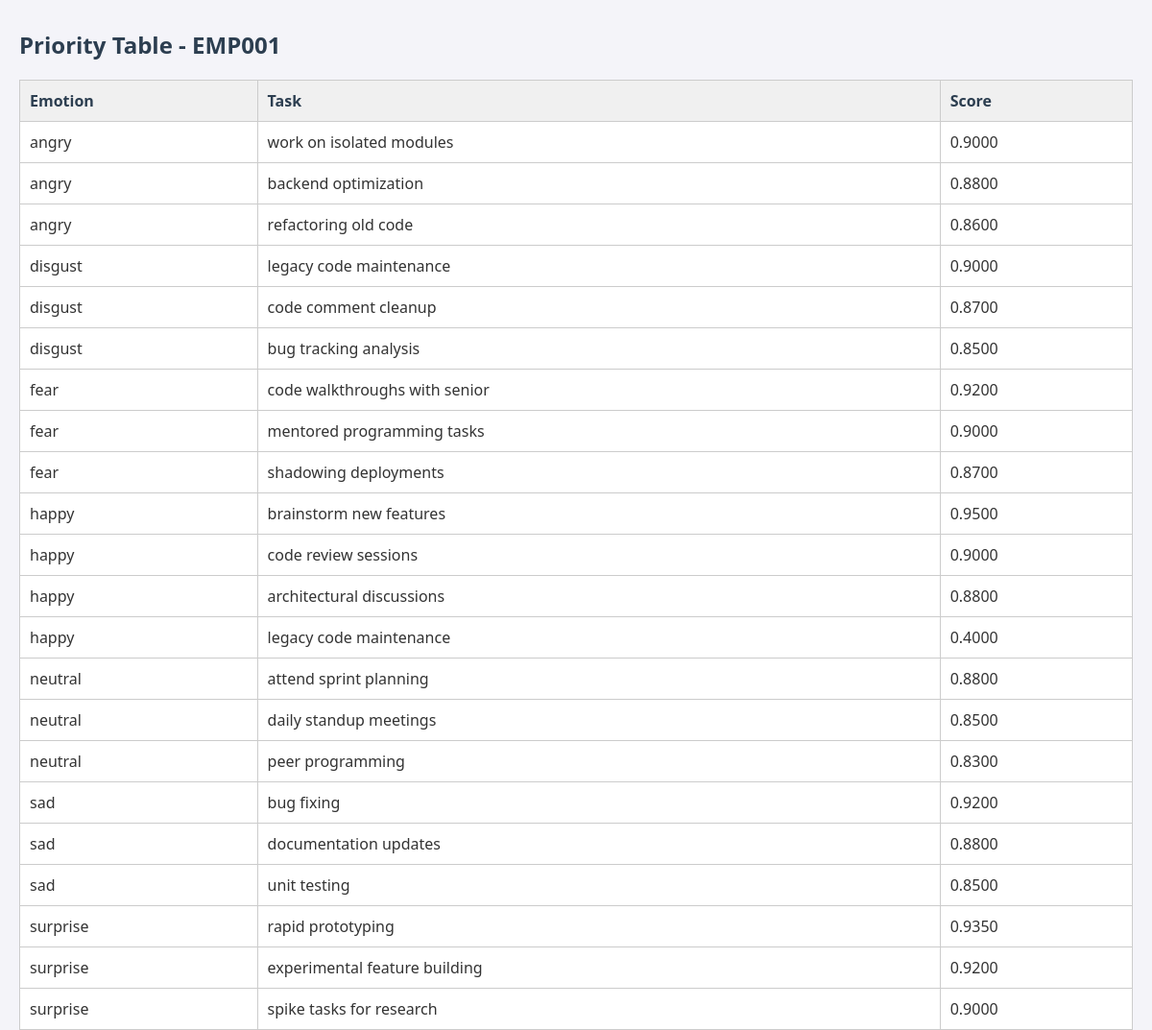
Screenshot of /view-priorities/EMP001 (signed in) with the database file from the repository.
### tables this page shows
CREATE TABLE employee_priority_table (
            employee_id TEXT,
            emotion TEXT,
            task TEXT,
            score REAL,
            PRIMARY KEY (employee_id, emotion, task)
        );

### webapp/app.py (the view)
@app.route("/view-priorities/<employee_id>")
def view_priorities(employee_id):
    if not session.get("hr_logged_in"):
        return redirect(url_for("hr_login"))
    conn = sqlite3.connect("data/employee_priority.db")
    cursor = conn.cursor()
    cursor.execute("""
        SELECT emotion, task, score
        FROM employee_priority_table
        WHERE employee_id = ?
        ORDER BY emotion, score DESC
    """, (employee_id,))
    results = cursor.fetchall()
    conn.close()
    return render_template("employee_priority_view.html", employee_id=employee_id, priorities=results)

### webapp/templates/employee_priority_view.html (shortened to what this page needs)
<head>
    <link rel="stylesheet" href="{{ url_for('static', filename='styles.css') }}">
</head>
<h2>Priority Table - {{ employee_id }}</h2>
<table border="1">
    <tr><th>Emotion</th><th>Task</th><th>Score</th></tr>
    {% for emotion, task, score in priorities %}
        <tr><td>{{ emotion }}</td><td>{{ task }}</td><td>{{ "%.4f"|format(score) }}</td></tr>
    {% endfor %}
</table>

### webapp/static/styles.css (style rules this page uses)
h2, h3 { color: #2c3e50; margin-top: 30px; }
table { border-collapse: collapse; width: 100%; margin-top: 15px; background-color: white; }
table, th, td { border: 1px solid #ccc; }
th, td { padding: 10px; text-align: left; }
th { background-color: #f0f0f0; color: #2c3e50; }

### rows the page displays
employee_priority_table: emotion "angry", task "work on isolated modules", score "0.9000"
employee_priority_table: emotion "angry", task "backend optimization", score "0.8800"
employee_priority_table: emotion "angry", task "refactoring old code", score "0.8600"
employee_priority_table: emotion "disgust", task "legacy code maintenance", score "0.9000"
employee_priority_table: emotion "disgust", task "code comment cleanup", score "0.8700"
employee_priority_table: emotion "disgust", task "bug tracking analysis", score "0.8500"
employee_priority_table: emotion "fear", task "code walkthroughs with senior", score "0.9200"
employee_priority_table: emotion "fear", task "mentored programming tasks", score "0.9000"
employee_priority_table: emotion "fear", task "shadowing deployments", score "0.8700"
employee_priority_table: emotion "happy", task "brainstorm new features", score "0.9500"
employee_priority_table: emotion "happy", task "code review sessions", score "0.9000"
employee_priority_table: emotion "happy", task "architectural discussions", score "0.8800"
employee_priority_table: emotion "happy", task "legacy code maintenance", score "0.4000"
employee_priority_table: emotion "neutral", task "attend sprint planning", score "0.8800"
employee_priority_table: emotion "neutral", task "daily standup meetings", score "0.8500"
employee_priority_table: emotion "neutral", task "peer programming", score "0.8300"
employee_priority_table: emotion "sad", task "bug fixing", score "0.9200"
employee_priority_table: emotion "sad", task "documentation updates", score "0.8800"
employee_priority_table: emotion "sad", task "unit testing", score "0.8500"
employee_priority_table: emotion "surprise", task "rapid prototyping", score "0.9350"
employee_priority_table: emotion "surprise", task "experimental feature building", score "0.9200"
employee_priority_table: emotion "surprise", task "spike tasks for research", score "0.9000"

### other values shown
{{ employee_id }} "EMP001"
